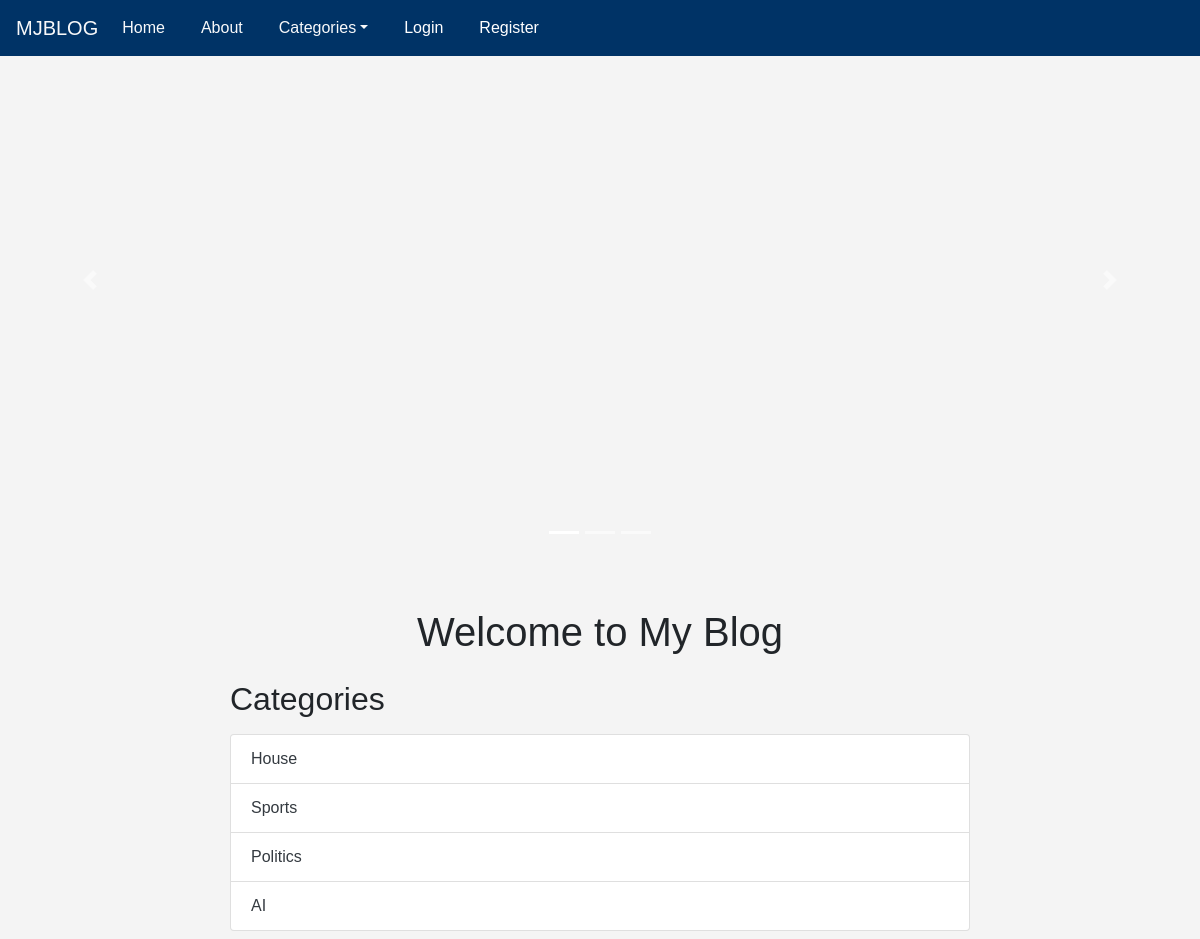
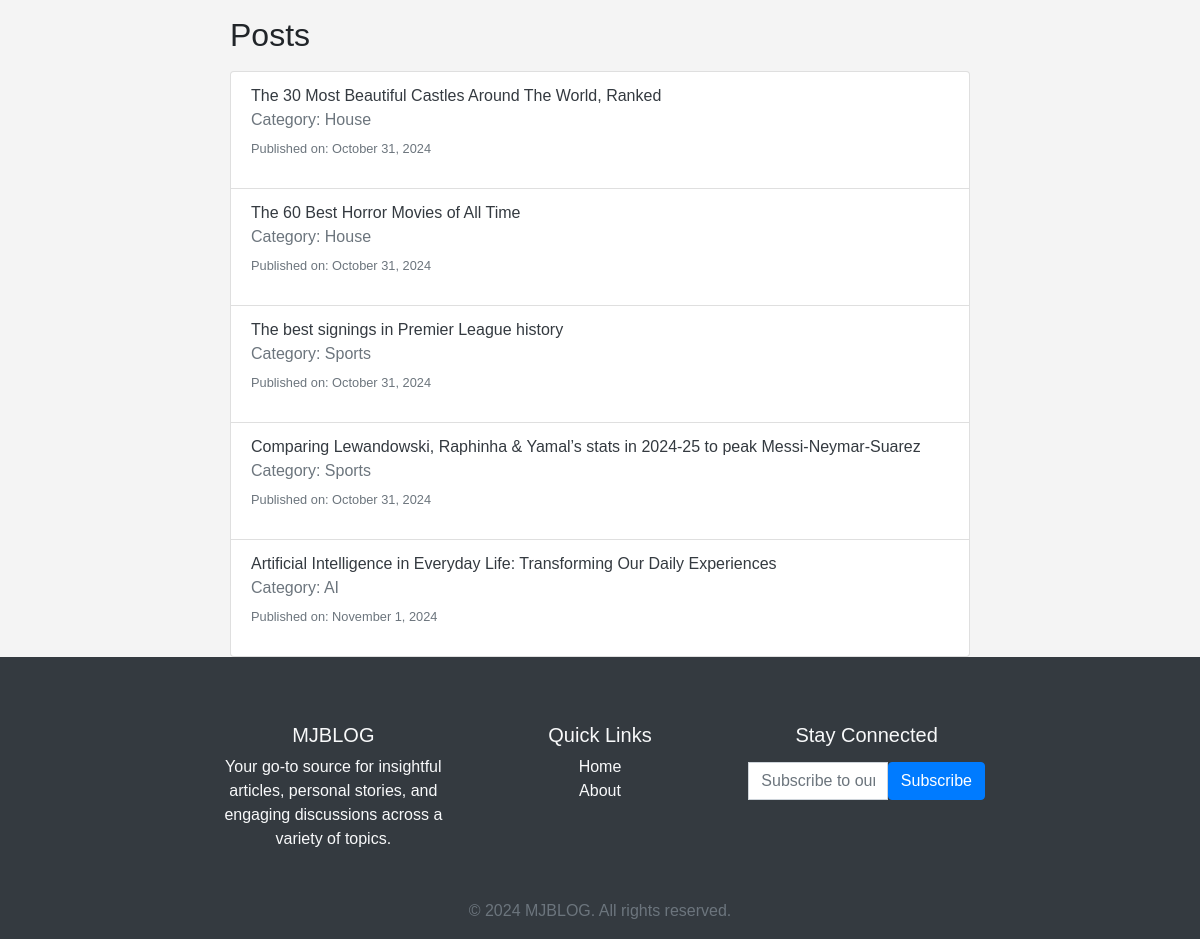
/home/, run on the app's committed database (2 pictures, top to bottom).
### blog/models.py (models this page shows, shortened)
class Category(models.Model):
    name = models.CharField(max_length=100)
    slug = models.SlugField(unique=True)

class Post(models.Model):
    title = models.CharField(max_length=200,null=True)
    content = models.TextField()
    created_at = models.DateTimeField(auto_now_add=True)
    updated_at = models.DateTimeField(auto_now=True)
    author = models.ForeignKey(User, on_delete=models.CASCADE)
    category = models.ForeignKey(Category, on_delete=models.SET_NULL, null=True, related_name='posts')

### blog/views.py (the view)
# urls.py: path('home/', home, name='home'),
def home(request):
    categories = Category.objects.all()  # Retrieve all categories
    form = CategorySearchForm(request.GET or None)
    posts = Post.objects.all()
    if form.is_valid():
        category_name = form.cleaned_data.get('category_name')
        if category_name:
            posts = posts.filter(category__name__icontains=category_name)
    return render(request, 'blog/home.html', {
        'categories': categories,  # Pass categories to the template
        'form': form,
        'posts': posts,
    })

### blog/forms.py
class CategorySearchForm(forms.Form):
    category_name = forms.CharField(max_length=100, required=False, label='Search by Category Name')

### blog/context_processors.py (called while the page is built)
def category_list(request):
    categories = Category.objects.all()  # Fetch all categories
    return {'categories': categories}

### blog/templates/blog/home.html (shortened to what this page needs)
{% extends 'blog/base.html' %}
{% block content %}
<div class="container mt-5">
    <h1 class="text-center mb-4">Welcome to My Blog</h1>
    <h2 class="mb-3">Categories</h2>
    <ul class="list-group mb-4">
        {% for category in categories %}
            <li class="list-group-item">
                <a href="{% url 'category_posts' category.slug %}" class="text-dark">{{ category.name }}</a>
            </li>
        {% empty %}
            <li class="list-group-item">No categories available.</li>
        {% endfor %}
    </ul>
    <h2 class="mb-3">Posts</h2>
    <ul class="list-group">
        {% for post in posts %}
            <li class="list-group-item">
                <a href="{% url 'post_detail' post.id %}" class="text-dark fw-bold">{{ post.title }}</a>
                <p class="text-muted mb-1">Category: {{ post.category.name }}</p>
                <p class="text-muted"><small>Published on: {{ post.created_at|date:"F j, Y" }}</small></p>
            </li>
        {% empty %}
            <li class="list-group-item">No posts found.</li>
        {% endfor %}
    </ul>
</div>
{% endblock %}

### blog/templates/blog/base.html (shortened to what this page needs)
<!DOCTYPE html>
<html lang="en">
<head>
    {% load static %}
    {% load i18n %}
    <link rel="stylesheet" href="https://stackpath.bootstrapcdn.com/bootstrap/4.5.2/css/bootstrap.min.css">
    <link rel="stylesheet" href="{% static 'blog/styles-light.css' %}" id="theme-stylesheet">
    <link rel="stylesheet" href="{% static 'blog/styles-dark.css' %}" id="theme-stylesheet" style="display:none;">
    <link href="https://stackpath.bootstrapcdn.com/bootstrap/4.5.2/css/bootstrap.min.css" rel="stylesheet">
    <link rel="stylesheet" href="{% static 'blog/styles.css' %}">
    <link rel="stylesheet" href="https://stackpath.bootstrapcdn.com/bootstrap/4.5.2/css/bootstrap.min.css">
</head>
<body>
    <nav class="navbar navbar-expand-lg text-light fixed-top">
        <a class="navbar-brand text-light" href="{% url 'post_list' %}">MJBLOG</a>
        <div class="collapse navbar-collapse">
            <ul class="navbar-nav">
                <li class="nav-item"><a class="nav-link text-light" href="{% url 'home' %}">Home</a></li>
                <li class="nav-item"><a class="nav-link text-light" href="{% url 'about' %}">About</a></li>
                <li class="nav-item dropdown">
                    <a class="nav-link dropdown-toggle text-light" href="#" id="categoriesDropdown" role="button" data-toggle="dropdown" aria-haspopup="true" aria-expanded="false">Categories</a>
                </li>
                {% if user.is_authenticated %}
                    <li class="nav-item text-light"><a class="nav-link" href="{% url 'logout' %}">Logout</a></li>
                {% else %}
                    <li class="nav-item text-light"><a class="nav-link" href="{% url 'login' %}">Login</a></li>
                    <li class="nav-item text-light"><a class="nav-link" href="{% url 'register' %}">Register</a></li>
                {% endif %}
            </ul>
        </div>
    </nav>
    <div id="carouselExampleIndicators" class="carousel slide" data-ride="carousel" data-pause="hover" style="margin-top: 0;">
        <ol class="carousel-indicators">
            <li data-target="#carouselExampleIndicators" data-slide-to="0" class="active"></li>
            <li data-target="#carouselExampleIndicators" data-slide-to="1"></li>
            <li data-target="#carouselExampleIndicators" data-slide-to="2"></li>
        </ol>
        <div class="carousel-inner">
            <div class="carousel-item active">
                <img src="{% static 'images/image1.png' %}" class="d-block w-100 carousel-image" alt="A scenic view of mountains at sunset">
            </div>
        </div>
        <a class="carousel-control-prev" href="#carouselExampleIndicators" role="button" data-slide="prev">
            <span class="carousel-control-prev-icon" aria-hidden="true"></span>
        </a>
        <a class="carousel-control-next" href="#carouselExampleIndicators" role="button" data-slide="next">
            <span class="carousel-control-next-icon" aria-hidden="true"></span>
        </a>
    </div>
<div class="container mt-4">
    {% block content %}{% endblock %}
</div>
<footer class="footer mt-auto py-3 bg-dark text-light">
    <div class="container">
        <div class="row">
            <div class="col-md-4 mb-3">
                <h5>MJBLOG</h5>
                <p>Your go-to source for insightful articles, personal stories, and engaging discussions across a variety of topics.</p>
            </div>
            <div class="col-md-4 mb-3">
                <h5>Quick Links</h5>
                <ul class="list-unstyled">
                    <li><a href="{% url 'home' %}" class="text-light">Home</a></li>
                    <li><a href="{% url 'about' %}" class="text-light">About</a></li>
                </ul>
            </div>
            <div class="col-md-4 mb-3">
                <h5>Stay Connected</h5>
                <form class="mt-2">
                    <div class="input-group">
                        <input type="email" class="form-control" placeholder="Subscribe to our newsletter" aria-label="Subscribe to our newsletter">
                        <button class="btn btn-primary" type="submit">Subscribe</button>
                    </div>
                </form>
            </div>
        </div>
        <div class="text-center mt-3">
            <span class="text-muted">&copy; 2024 MJBLOG. All rights reserved.</span>
        </div>
    </div>
</footer>
</body>
</html>

### blog/static/blog/styles-light.css (style rules this page uses)
body { background-color: white; color: black; }

### blog/static/blog/styles-dark.css (style rules this page uses)
body { background-color: black; color: white; }

### blog/static/blog/styles.css (style rules this page uses)
.footer { text-align: center; padding: 20px; background-color: #343a40; color: white; position: relative; bottom: 0; width: 100%; }

### blog/templates/blog/base.html (style rules this page uses)
.container { max-width: 800px; margin-top: 50px; }
* { box-sizing: border-box; margin: 0; padding: 0; }
body { padding-top: 0; font-family: Arial, sans-serif; background-color: #f4f4f4; }
nav { position: fixed; background-color: #003366; padding: 10px 20px; }
.carousel { margin-top: 0; }
.carousel-image { height: 70vh; object-fit: cover; }
.nav-link { color: #FFFFFF; }
nav ul { list-style-type: none; display: flex; align-items: center; }
nav ul li { position: relative; margin-right: 20px; color: aliceblue; }
nav ul li a { text-decoration: none; color: white; padding: 10px 15px; border-radius: 5px; transition: background-color 0.3s ease; }
.footer { background-color: #343a40; color: #f8f9fa; }
.footer h5 { color: #f8f9fa; }
.footer a { color: #f8f9fa; text-decoration: none; }
.input-group { margin-top: 15px; }
.input-group .form-control { border-radius: 0; }

### data on the page
Category: name "House"
Category: name "Sports"
Category: name "Politics"
Category: name "AI"
Post: title "The 30 Most Beautiful Castles Around The World, Ranked", category.name "House", created_at "October 31, 2024"
Post: title "The 60 Best Horror Movies of All Time", category.name "House", created_at "October 31, 2024"
Post: title "The best signings in Premier League history", category.name "Sports", created_at "October 31, 2024"
Post: title "Comparing Lewandowski, Raphinha & Yamal’s stats in 2024-25 to peak Messi-Neymar-Suarez", category.name "Sports", created_at "October 31, 2024"
Post: title "Artificial Intelligence in Everyday Life: Transforming Our Daily Experiences", category.name "AI", created_at "November 1, 2024"
